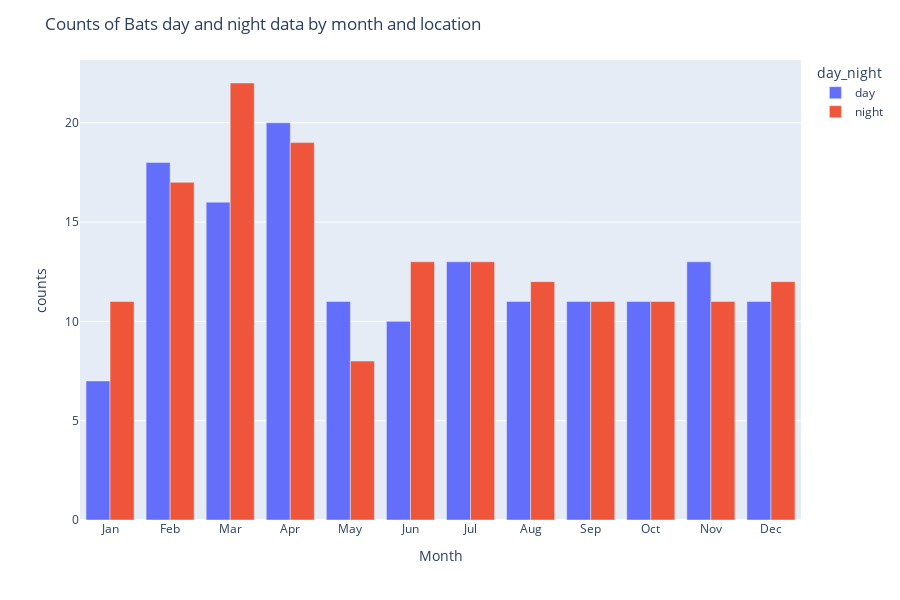

Notebook code for this chart:
### Code cell
px.bar(
    counts_by_year_position,
    x="month",
    y="counts",
    color="day_night",
    barmode="group",
).update_layout(
    height=600,
    title=f"Counts of {station} day and night data by month and location",
).update_xaxes(
    title_text="Month",
    tickvals=np.arange(1, 13),
    ticktext=["Jan", "Feb", "Mar", "Apr", "May", "Jun", "Jul", "Aug", "Sep", "Oct", "Nov", "Dec"],
).show()

### Figure 1 — Plotly figure (JSON) as saved in the notebook; plotly's stock layout.template omitted (floating-point values rounded to 4 significant figures)
{"data": [{"alignmentgroup": "True", "hovertemplate": "day_night=day<br>month=%{x}<br>counts=%{y}<extra></extra>", "legendgroup": "day", "marker": {"color": "#636efa", "pattern": {"shape": ""}}, "name": "day", "offsetgroup": "day", "orientation": "v", "showlegend": true, "textposition": "auto", "type": "bar", "x": [1, 2, 3, 4, 5, 6, 7, 8, 9, 10, 11, 12], "xaxis": "x", "y": [7, 18, 16, 20, 11, 10, 13, 11, 11, 11, 13, 11], "yaxis": "y"}, {"alignmentgroup": "True", "hovertemplate": "day_night=night<br>month=%{x}<br>counts=%{y}<extra></extra>", "legendgroup": "night", "marker": {"color": "#EF553B", "pattern": {"shape": ""}}, "name": "night", "offsetgroup": "night", "orientation": "v", "showlegend": true, "textposition": "auto", "type": "bar", "x": [1, 2, 3, 4, 5, 6, 7, 8, 9, 10, 11, 12], "xaxis": "x", "y": [11, 17, 22, 19, 8, 13, 13, 12, 11, 11, 11, 12], "yaxis": "y"}], "layout": {"barmode": "group", "height": 600, "legend": {"title": {"text": "day_night"}, "tracegroupgap": 0}, "margin": {"t": 60}, "title": {"text": "Counts of Bats day and night data by month and location"}, "xaxis": {"anchor": "y", "domain": [0, 1], "ticktext": ["Jan", "Feb", "Mar", "Apr", "May", "Jun", "Jul", "Aug", "Sep", "Oct", "Nov", "Dec"], "tickvals": [1, 2, 3, 4, 5, 6, 7, 8, 9, 10, 11, 12], "title": {"text": "Month"}}, "yaxis": {"anchor": "x", "domain": [0, 1], "title": {"text": "counts"}}}}
